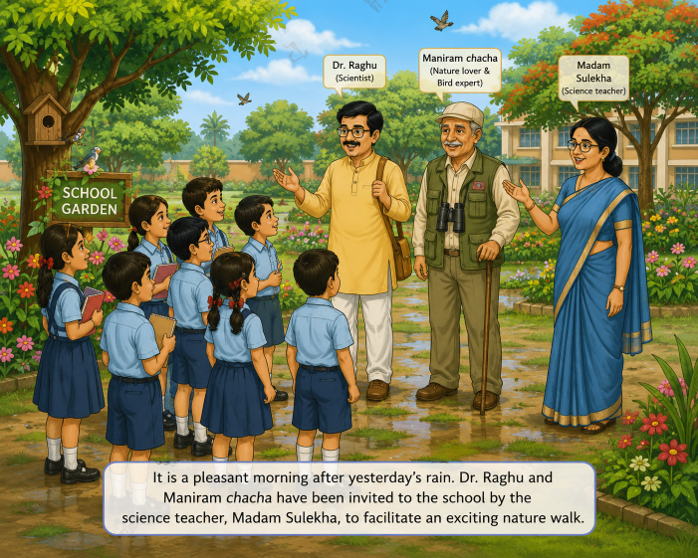
#> input picture IntroPicture1.png, 698 x 558 px, given in place of media_1788281186529.png, which was not available
$ python process_wedge.py
#> lines starting #> are read from the running program, lines starting #| are printed output that depends on the picture; pictures that were not available may be replaced by others from this repository, and a replacement may not be noted
from PIL import Image

def process_image(input_path, output_path):
    # Open the original image
    img = Image.open(input_path).convert("RGBA")
#> img is the input picture: PIL image 698x558 RGBA; mean R, G, B, A 123.3, 125.9, 87.5, 255

    # Get dimensions
    width, height = img.size
#> width = 698; height = 558

    # Crop the top-left quadrant (where the first wedge is)
    # The image might have some padding or watermarks (like the dreamstime watermark)
    # Let's crop exactly the top-left quadrant
    cropped = img.crop((0, 0, width // 2, height // 2))
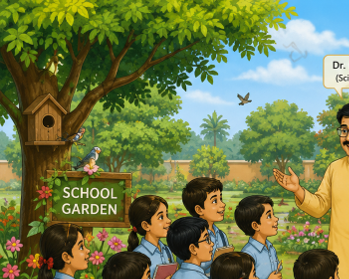
#> cropped: PIL image 349x279 RGBA; mean R, G, B, A 112.1, 123.2, 74.5, 255

    # We want to remove the white background.
    # Any pixel that is close to white (R>240, G>240, B>240) becomes transparent
    data = cropped.getdata()
    new_data = []

    for item in data:
        # item is (R, G, B, A)
        if item[0] > 240 and item[1] > 240 and item[2] > 240:
            new_data.append((255, 255, 255, 0)) # transparent
        else:
            new_data.append(item)
#> this loop made 97371 passes
#> item on passes 1 to 3: (76, 100, 27, 255), (76, 104, 25, 255), (105, 141, 16, 255)
#> after the loop, new_data = 97371 items

    cropped.putdata(new_data)

    # Save the resulting image
    cropped.save(output_path, "PNG")
    print(f"Saved processed image to {output_path}")

input_img = r"C:\Users\Varun\.gemini\antigravity-ide\brain\813be2b2-4869-427b-a906-fd4e8132d62b\.user_uploaded\media_1788281186529.png"
output_img = r"c:\futurax\Futura-Edtech\public\single_orange_wedge.png"

process_image(input_img, output_img)

$ run again, on IntroPicture2.png
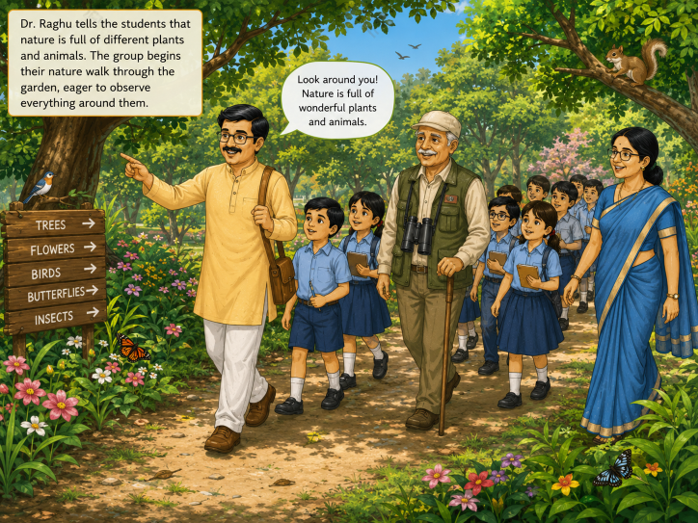
#> input picture IntroPicture2.png, 698 x 523 px, given in place of media_1788281186529.png, which was not available
#> in process_image, img is the input picture: PIL image 698x523 RGBA; mean R, G, B, A 116, 114.9, 70.7, 255
#> in process_image, `cropped = img.crop((0, 0, width // 2, height // 2))`:
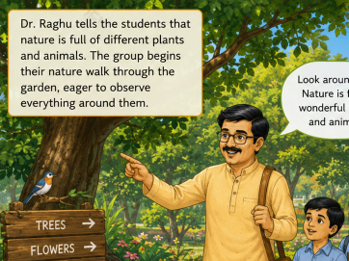
#> cropped: PIL image 349x261 RGBA; mean R, G, B, A 138.5, 136.3, 88.5, 255
#> the loop in process_image, `for item in data:` made 91089 passes
#> item on passes 1 to 3: (35, 63, 17, 255), (35, 70, 17, 255), (46, 83, 18, 255)
#> after the loop in process_image, `for item in data:`: new_data = 91089 items
